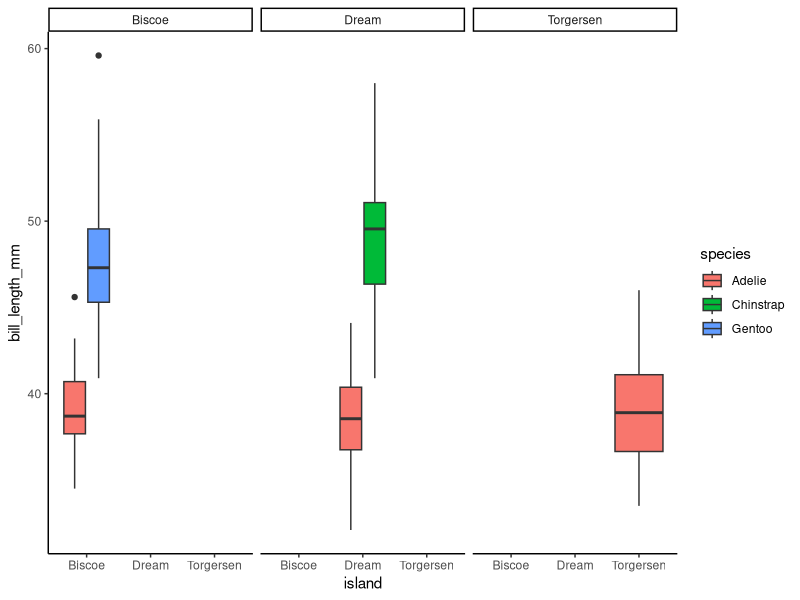
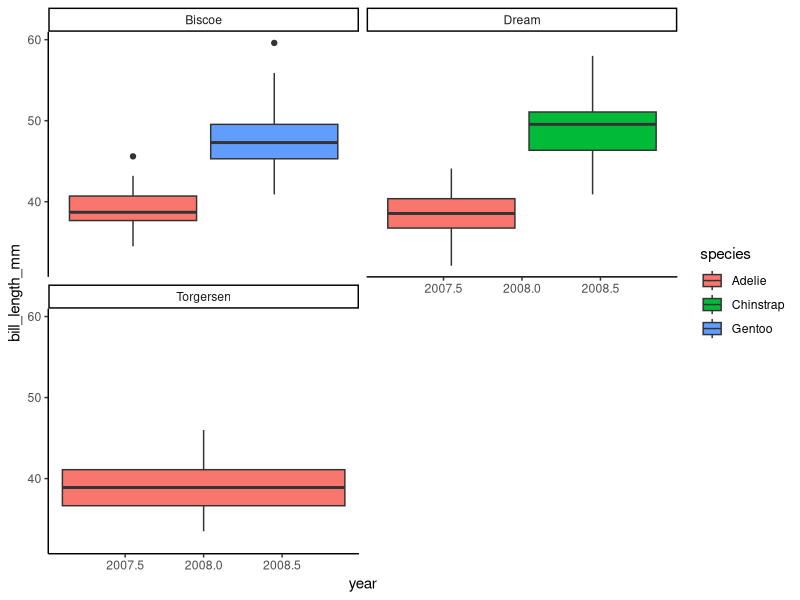
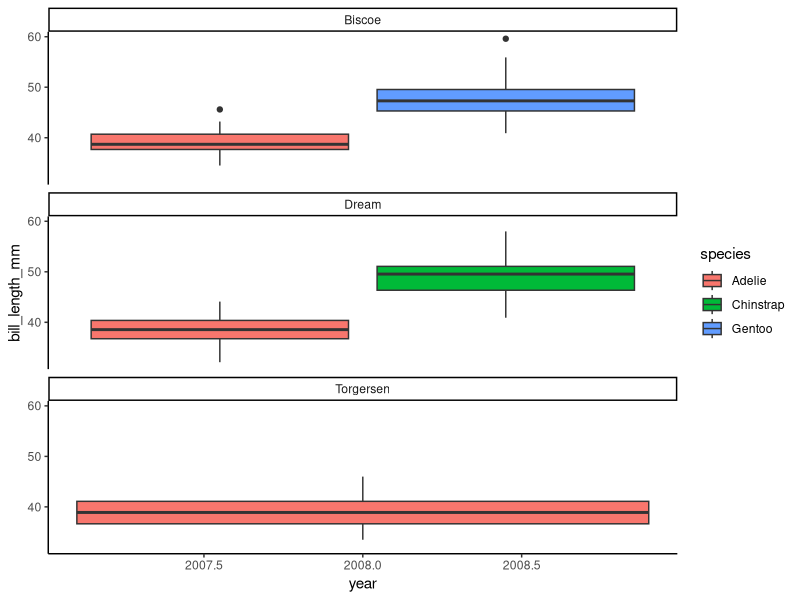
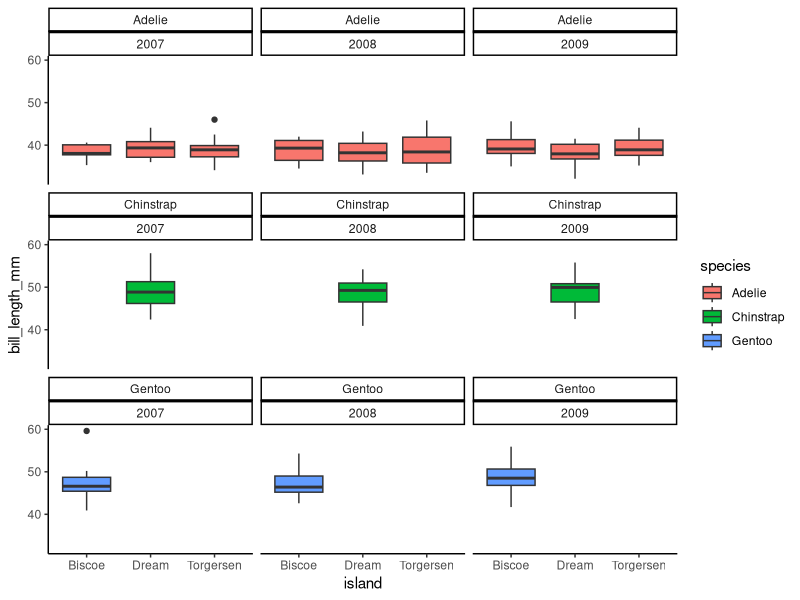
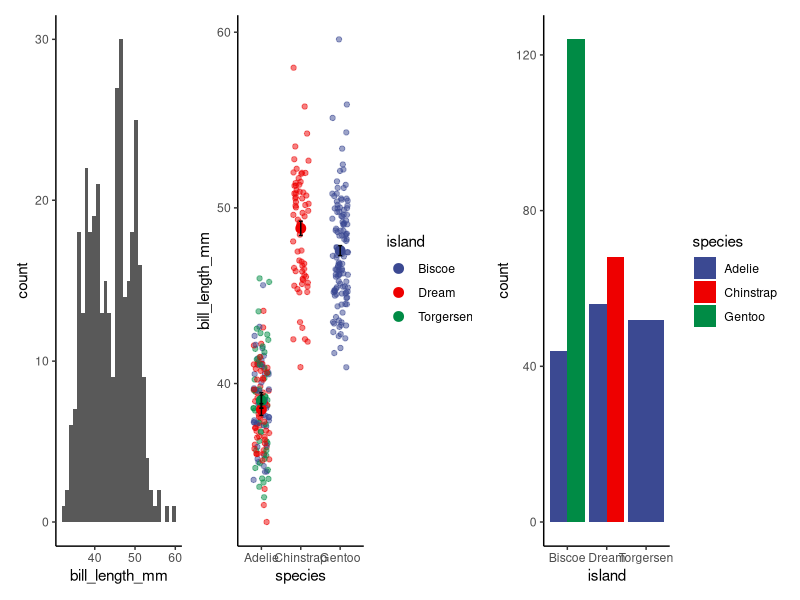
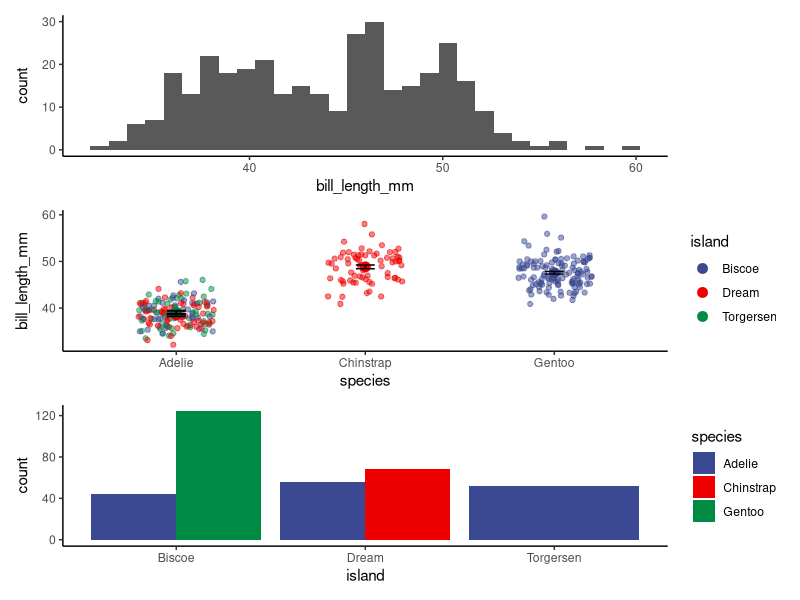
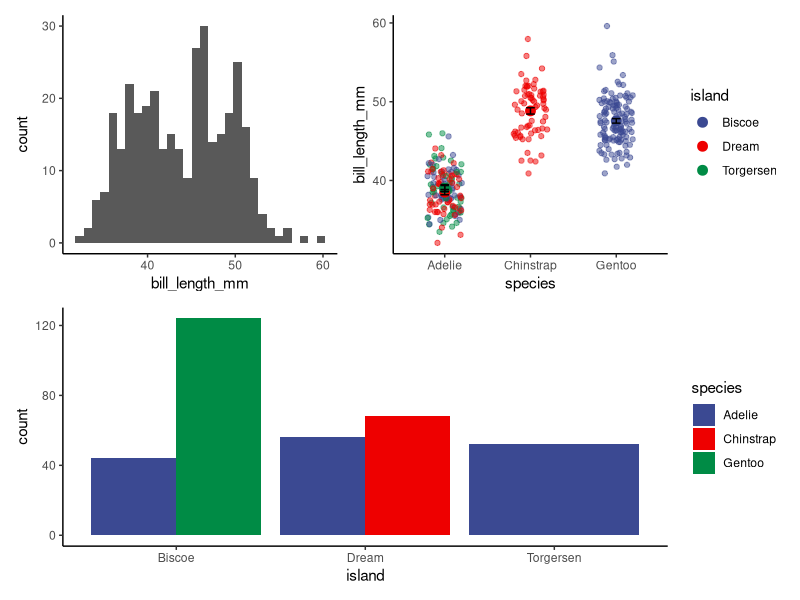

Recreate these plots in R, in order.
## ---- chunk 1
#Load packages
library(tidyverse)
library(ggsci) #for easy color scales
library(patchwork) #to make multi-panel plots 
library(palmerpenguins) # our fave penguin friends :)
## ---- chunk 2
ggplot(data=penguins, aes(x=island, y= bill_length_mm, fill=species)) +
  geom_boxplot()+
  facet_wrap(~island)+
  scale_color_aaas()+
  theme_classic()
## ---- chunk 3
ggplot(data=penguins, aes(x=year, y= bill_length_mm, fill=species)) +
  geom_boxplot()+
  facet_wrap(~island, ncol=2)+ #2 columns 
  scale_color_aaas()+
  theme_classic()
## ---- chunk 4
ggplot(data=penguins, aes(x=year, y= bill_length_mm, fill=species)) +
  geom_boxplot()+
  facet_wrap(~island, nrow=3)+ #3 rows
  scale_color_aaas()+
  theme_classic()
## ---- chunk 5
ggplot(data=penguins, aes(x=island, y= bill_length_mm, fill=species)) +
  geom_boxplot()+
  facet_wrap(~species+year)+
  scale_color_aaas()+
  theme_classic()
## ---- chunk 6
#First, we need to calculate a mean bill length for our penguins by species and island
sumpens<- penguins %>%
  group_by(species, island) %>%
  na.omit() %>% #removes rows with NA values (a few rows may otherwise have NA due to sampling error in the field)
  summarize(meanbill=mean(bill_length_mm), sd=sd(bill_length_mm), n=n(), se=sd/sqrt(n))

sumpens

# Next, we can make our graphs!

p1<-ggplot(data=penguins, aes(bill_length_mm))+
  geom_histogram()+
  theme_classic()


p2<-ggplot()+
  geom_jitter(data= penguins, aes(x=species, y=bill_length_mm, color=island), alpha=0.5, width=0.2)+
  geom_point(data=sumpens, aes(x=species, y=meanbill, color=island), size=3)+
  geom_errorbar(data=sumpens, aes(x=species, ymin=meanbill-se, ymax=meanbill+se), width=0.1)+
  theme_classic()+
  scale_color_aaas()

p3<-ggplot(data=penguins, aes(island)) +
  geom_bar(aes(fill=species), position= position_dodge())+
  theme_classic()+
  scale_fill_aaas()

## ---- chunk 7
library(patchwork)

p1+p2+p3

## ---- chunk 8
p1/p2/p3

## ---- chunk 9
(p1+p2) / p3

